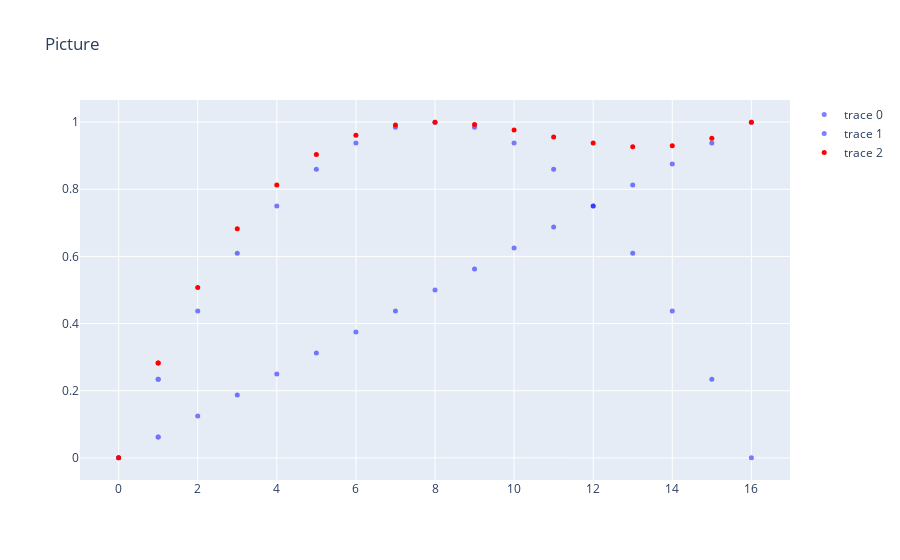

The notebook cell saved with this chart:
### Code cell
rlts = []

for j in scheme:

    C = []
    for n in [0, 1, *list(range(1, N, 1)), N]:
        p = get_P_of_0_complex([j], n, N)
        C.append((n, p))

    rlts.append(C)

C = []

for n in [0, 1, *list(range(1, N, 1)), N]:
    p = get_P_of_0_complex(scheme, n, N)
    C.append((n, p))

rlts.append(C)

datasets = [[[(x[0], x[1]) for x in C], 'blue', 0.5] for C in rlts]
datasets[-1][1] = 'red'
datasets[-1][2] = 1

show(datasets, marker_size=5)

### Figure 1 — Plotly figure (JSON) as saved in the notebook; plotly's stock layout.template omitted (floating-point values rounded to 4 significant figures)
{"data": [{"marker": {"color": "blue", "size": 5}, "mode": "markers", "opacity": 0.5, "type": "scatter", "x": [0, 1, 1, 2, 3, 4, 5, 6, 7, 8, 9, 10, 11, 12, 13, 14, 15, 16], "y": [0, 0.2344, 0.2344, 0.4375, 0.6094, 0.75, 0.8594, 0.9375, 0.9844, 1, 0.9844, 0.9375, 0.8594, 0.75, 0.6094, 0.4375, 0.2344, 0]}, {"marker": {"color": "blue", "size": 5}, "mode": "markers", "opacity": 0.5, "type": "scatter", "x": [0, 1, 1, 2, 3, 4, 5, 6, 7, 8, 9, 10, 11, 12, 13, 14, 15, 16], "y": [0, 0.0625, 0.0625, 0.125, 0.1875, 0.25, 0.3125, 0.375, 0.4375, 0.5, 0.5625, 0.625, 0.6875, 0.75, 0.8125, 0.875, 0.9375, 1]}, {"marker": {"color": "red", "size": 5}, "mode": "markers", "opacity": 1, "type": "scatter", "x": [0, 1, 1, 2, 3, 4, 5, 6, 7, 8, 9, 10, 11, 12, 13, 14, 15, 16], "y": [0, 0.2822, 0.2822, 0.5078, 0.6826, 0.8125, 0.9033, 0.9609, 0.9912, 1, 0.9932, 0.9766, 0.9561, 0.9375, 0.9268, 0.9297, 0.9521, 1]}], "layout": {"title": {"text": "Picture"}, "xaxis": {"zeroline": false}, "yaxis": {"zeroline": false}}}
